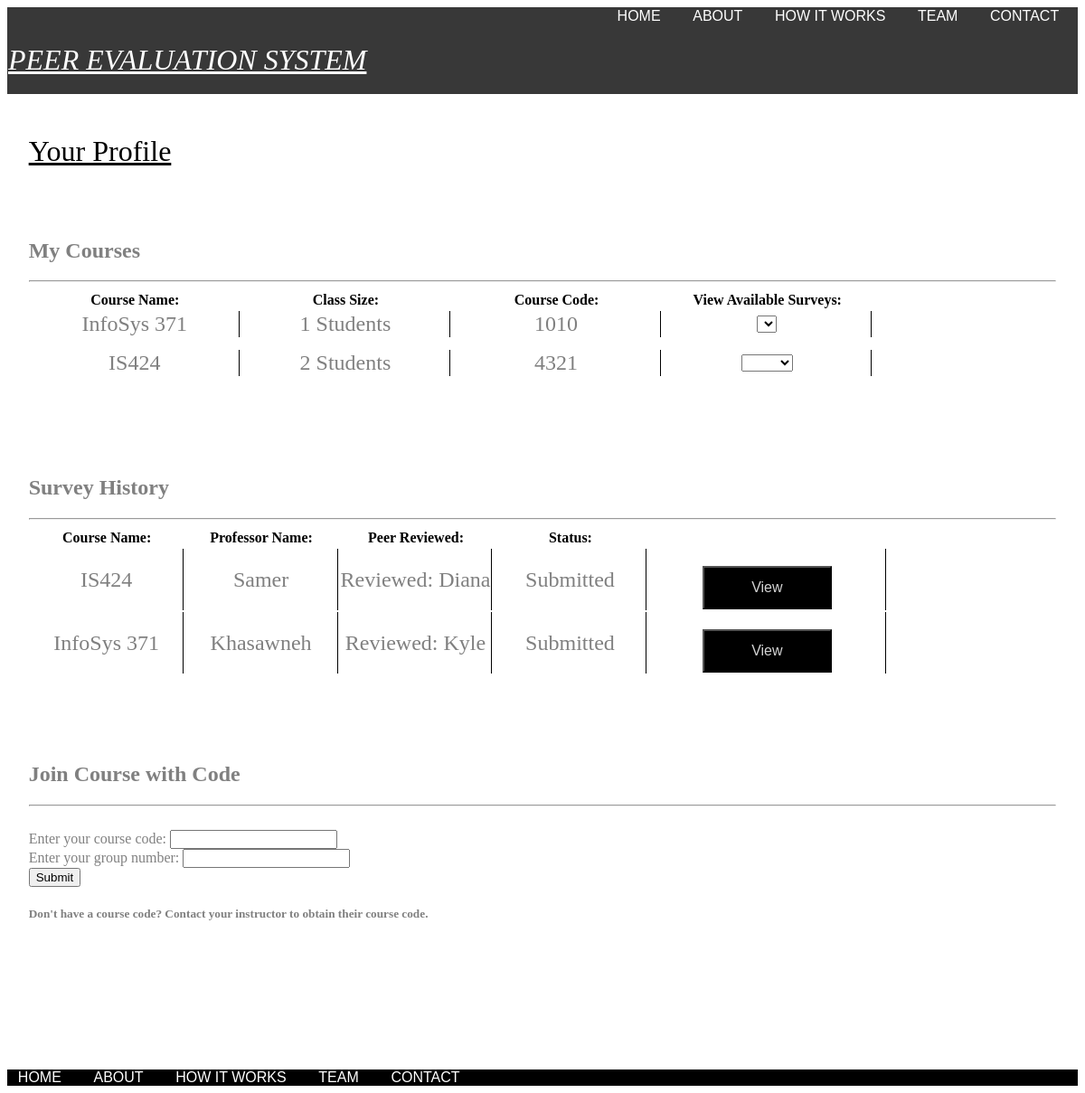
The page /StudentProfile.php on the database its author committed.
### tables this page shows
CREATE TABLE IF NOT EXISTS `Course` (
  `CourseID` INT NOT NULL,
  `CourseName` VARCHAR(45) NULL,
  `ProfessorID` INT NULL,
  PRIMARY KEY (`CourseID`));

CREATE TABLE IF NOT EXISTS `Evaluation` (
  `EvaluationID` INT NOT NULL,
  `StudentID` INT NULL,
  `EvaluatedStudentsID` VARCHAR(45) NULL,
  `EvalQuestions` VARCHAR(45) NULL,
  `GroupNumber` INT NULL,
  `CourseID` INT NULL,
  PRIMARY KEY (`EvaluationID`),
  INDEX `fk_Evaluation_Student1_idx` (`StudentID` ASC) VISIBLE,
  INDEX `fk_Evaluation_Course1_idx` (`CourseID` ASC) VISIBLE,
  CONSTRAINT `fk_Evaluation_Student1`
    FOREIGN KEY (`StudentID`)
    REFERENCES `Student` (`StudentID`)
    ON DELETE NO ACTION
    ON UPDATE NO ACTION,
  CONSTRAINT `fk_Evaluation_Course1`
    FOREIGN KEY (`CourseID`)
    REFERENCES `Course` (`CourseID`)
    ON DELETE NO ACTION
    ON UPDATE NO ACTION);

CREATE TABLE IF NOT EXISTS `Professor` (
  `ProfessorID` VARCHAR(45) NOT NULL,
  `ProfessorName` VARCHAR(45) NULL,
  PRIMARY KEY (`ProfessorID`));

CREATE TABLE IF NOT EXISTS `Student` (
  `StudentID` INT NOT NULL,
  `StudentName` VARCHAR(45) NULL,
  `StudentEmail` VARCHAR(45) NULL,
  `StudentPassword` VARCHAR(45) NULL,
  PRIMARY KEY (`StudentID`));

### StudentProfile.php (the view, shortened to what this page needs)
<?php
    include('db_connection.php');
?>
<html lang="en">
<head>
    <link rel="stylesheet" href="style.css">
</head>
<body>
    <div id="black-LogIn">
        <nav>
            <a href="index.html">HOME</a> &nbsp
            <a href="about.html">ABOUT</a> &nbsp
            <a href="howitworks.html">HOW IT WORKS</a> &nbsp
            <a href="team.html">TEAM</a> &nbsp
            <a href="contacts.html">CONTACT</a> &nbsp
        </nav>
        <h1><i>PEER EVALUATION SYSTEM</i></h1>
    </div>
    <div id="profile">
        <h1>Your Profile</h1><br><br>
        <div id="grey">
            <h2>My Courses</h2>
            <hr>
            <table id="profileTable">
                <tbody>
                    <tr>
                        <th>Course Name:</th>
                        <th>Class Size:</th>
                        <th>Course Code:</th>
                        <th>View Available Surveys:</th>
                    </tr>
                    <?php
                    $sql_studentid = "SELECT `StudentID` FROM `Student` WHERE `StudentID` = 9999";
                    $result_studentid = mysqli_query($conn, $sql_studentid);
                    $row_studentid = mysqli_fetch_array($result_studentid);
                    $studentid = $row_studentid["StudentID"];
                    $sql_courses = "SELECT `CourseID`, `CourseName`, `ProfessorID` FROM `Course` WHERE `CourseID` IN (SELECT `CourseID` FROM `Groups` WHERE `StudentID` = $studentid)";
                    $result_courses = mysqli_query($conn, $sql_courses);
                    ?>
                    <?php
                    while ($row_courses = mysqli_fetch_array($result_courses)) {
                    ?>
                        <?php
                        $course_id = $row_courses["CourseID"];
                        $sql_coursesize = "SELECT COUNT(`StudentID`) FROM `Groups` WHERE `CourseID` = $course_id";
                        $result_coursesize = mysqli_query($conn, $sql_coursesize);
                        $row_coursesize = mysqli_fetch_array($result_coursesize);
                        $sql_groupnum = "SELECT `GroupNumber` FROM `Groups` WHERE `CourseID` = $course_id AND `StudentID` = $studentid";
                        $result_groupnum = mysqli_query($conn, $sql_groupnum);
                        $row_groupnum = mysqli_fetch_array($result_groupnum);
                        $groupnum = $row_groupnum["GroupNumber"];
                        ?>
                        <tr>
                        <td id="row" width: 50%><?php echo $row_courses["CourseName"]; ?></td>
                        <td id="row"><?php echo $row_coursesize["COUNT(`StudentID`)"]; ?> Students</td>
                        <td id="row"><?php echo $row_courses["CourseID"]; ?></td>
                        <td id="row"><select name="surveys" onchange="location = this.value;">
                            <option></option>
                            <?php
                            $sql_surveys = "SELECT `StudentName` FROM `Student` WHERE `StudentID` IN (SELECT `StudentID` FROM `Groups` WHERE `CourseID` = $course_id AND `GroupNumber` = $groupnum AND `StudentID` != $studentid)";
                            $result_surveys = mysqli_query($conn, $sql_surveys);
                            while ($row_surveys = $result_surveys->fetch_assoc()){
                                echo "<option value=\"StudentCompleteEval.php\">" . $row_surveys["StudentName"] . "</option>";
                            }
                            ?>
                            </select>
                        </td>
                        </tr>
                    <?php
                    }
                    ?>
                    <td></td>
                </tbody>
            </table>
            <br><br><br><br>
            <h2>Survey History</h2>
            <hr>
            <table>
                <tbody>
                    <tr>
                        <th>Course Name:</th>
                        <th>Professor Name:</th>
                        <th>Peer Reviewed:</th>
                        <th>Status:</th>
                    </tr>
                    <?php
                    $sql_evaluations = "SELECT * FROM `Evaluation` WHERE `StudentID` = $studentid OR `EvaluatedStudentsID` = $studentid";
                    $result_evaluations = mysqli_query($conn, $sql_evaluations);
                    ?>
                    <?php
                    while ($row_evaluations = mysqli_fetch_array($result_evaluations)) {
                    ?>
                        <?php
                        $coursehistory_id = $row_evaluations["CourseID"];
                        $sql_coursename = "SELECT `CourseName` FROM `Course` WHERE `CourseID` = $coursehistory_id";
                        $result_coursename = mysqli_query($conn, $sql_coursename);
                        $row_coursename = mysqli_fetch_array($result_coursename);
                        $sql_professorname = "SELECT `ProfessorName` FROM `Professor` WHERE `ProfessorID` = (SELECT `ProfessorID` FROM `Course` WHERE `CourseID` = $coursehistory_id)";
                        $result_professorname = mysqli_query($conn, $sql_professorname);
                        $row_professorname = mysqli_fetch_array($result_professorname);
                        $evaluatedstudent_id = $row_evaluations["EvaluatedStudentsID"];
                        $sql_peerreviewed = "SELECT `StudentName` FROM `Student` WHERE `StudentID` = $evaluatedstudent_id";
                        $result_peerreviewed = mysqli_query($conn, $sql_peerreviewed);
                        $row_peerreviewed = mysqli_fetch_array($result_peerreviewed);
                        ?>
                        <tr>
                        <td id="row" width: 50%><?php echo $row_coursename["CourseName"]; ?></td>
                        <td id="row"><?php echo $row_professorname["ProfessorName"]; ?></td>
                        <td id="row">Reviewed: <?php echo $row_peerreviewed["StudentName"]; ?></td>
                        <td id="row">Submitted</td>
                        <td id="selection"><button onclick="window.location.href='StudentReviewEval.php'" id="ViewButton" type="button">View</button></td>
                        </tr>
                    <?php
                    }
                    ?>
                    <td></td>
                </tbody>
            </table>
            <br><br><br><br>
            <h2>Join Course with Code</h2>
            <hr><br>
            <form action="JoinCourseVerification_form.php" method="POST"> Enter your course code:
                <input type="text" name="CourseCode"> <br> Enter your group number:
                <input type="text" name="GroupNum">
                <input type="hidden" name="joincourse_form_submitted" value="1"/> <br>
                <input type="submit" value="Submit">
            </form>
            <h5>Don't have a course code? Contact your instructor to obtain their course code.</h5>
        </div>
    </div>
    <div id="footer2">
</body>
<nav id="nav2">
    <a href="index.html">HOME</a> &nbsp
    <a href="about.html">ABOUT</a> &nbsp
    <a href="howitworks.html">HOW IT WORKS</a> &nbsp
    <a href="team.html">TEAM</a> &nbsp
    <a href="contacts.html">CONTACT</a> &nbsp
</nav>
</html>

### db_connection.php (shortened to what this page needs)
<html lang="en">
<head>
</head>
<body>
</body>
</html>

### style.css (style rules this page uses)
nav { text-align: right; }
#nav2 { text-align: left; }
a { color: white; text-decoration: none; font-family: Verdana, Geneva, Tahoma, sans-serif; font-weight: 500; margin: 1%; }
h1 { text-align: left; text-decoration: underline; font-weight: 400; }
#black-LogIn { background-color: #383838; color: white; padding: 1px; height: 12%; text-align: center; }
#footer2 { background-color: black; margin-top: 600px; z-index: 1; width: 100%; }
#profile { padding: 2%; height: 55%; }
#row { font-size: x-large; text-align: center; border-right: black thin solid; width: 18%; color: grey; }
#selection { font-size: x-large; text-align: center; border-right: black thin solid; width: 60%; color: grey; padding-top: 2%; }
#grey { color: grey; }
#ViewButton { background-color: black; color: lightgrey; padding-top: 5%; padding-bottom: 5%; padding-right: 20%; padding-left: 20%; font-size: medium; }

### rows shown on the page
course: CourseName "InfoSys 371", COUNT "1", CourseID "1010"
course: CourseName "IS424", COUNT "2", CourseID "4321"
evaluation: CourseID.CourseName "IS424", professor.ProfessorName "Samer", student.StudentName "Diana"
evaluation: CourseID.CourseName "InfoSys 371", professor.ProfessorName "Khasawneh", student.StudentName "Kyle"
